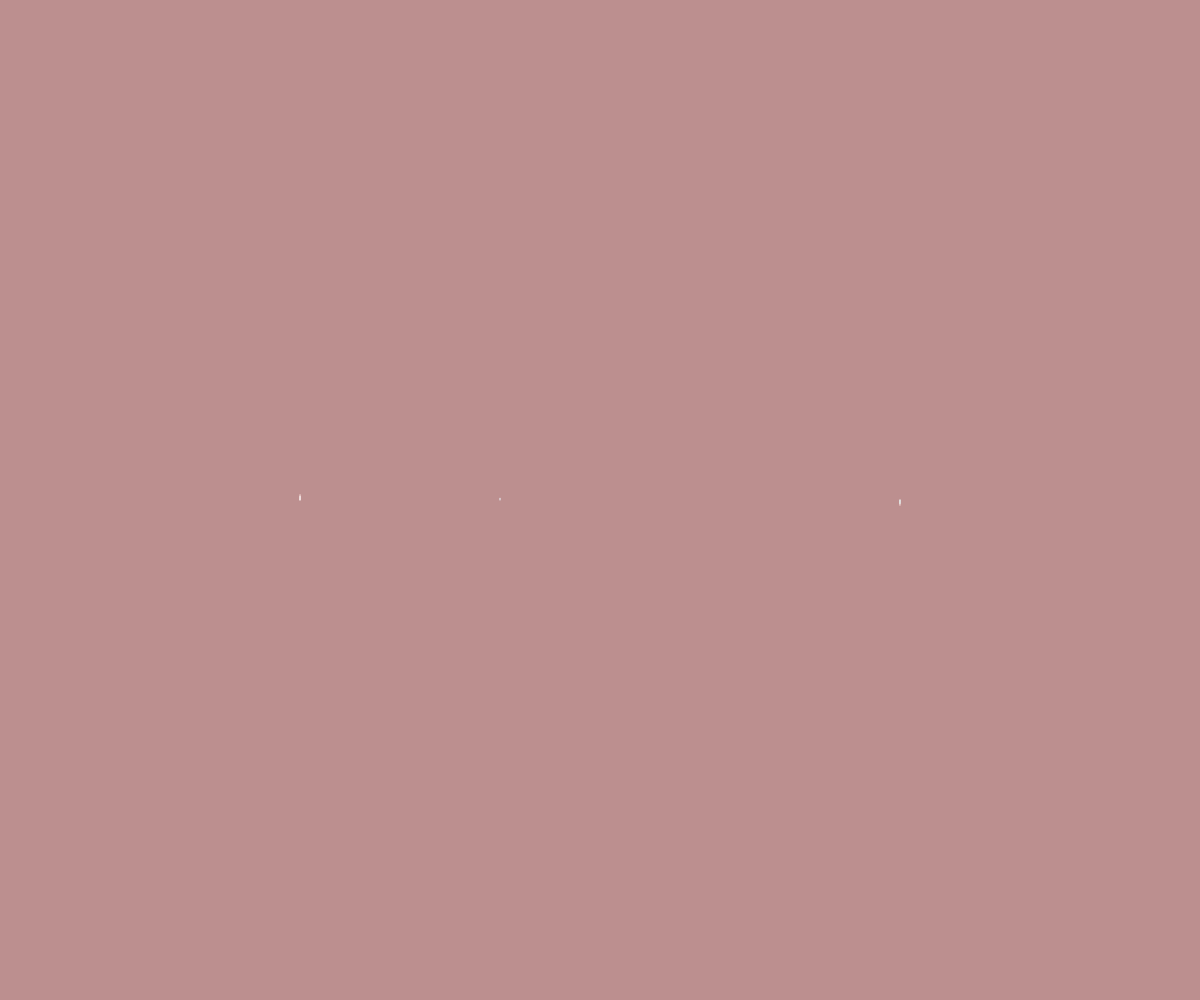
Frame 1 (no input)
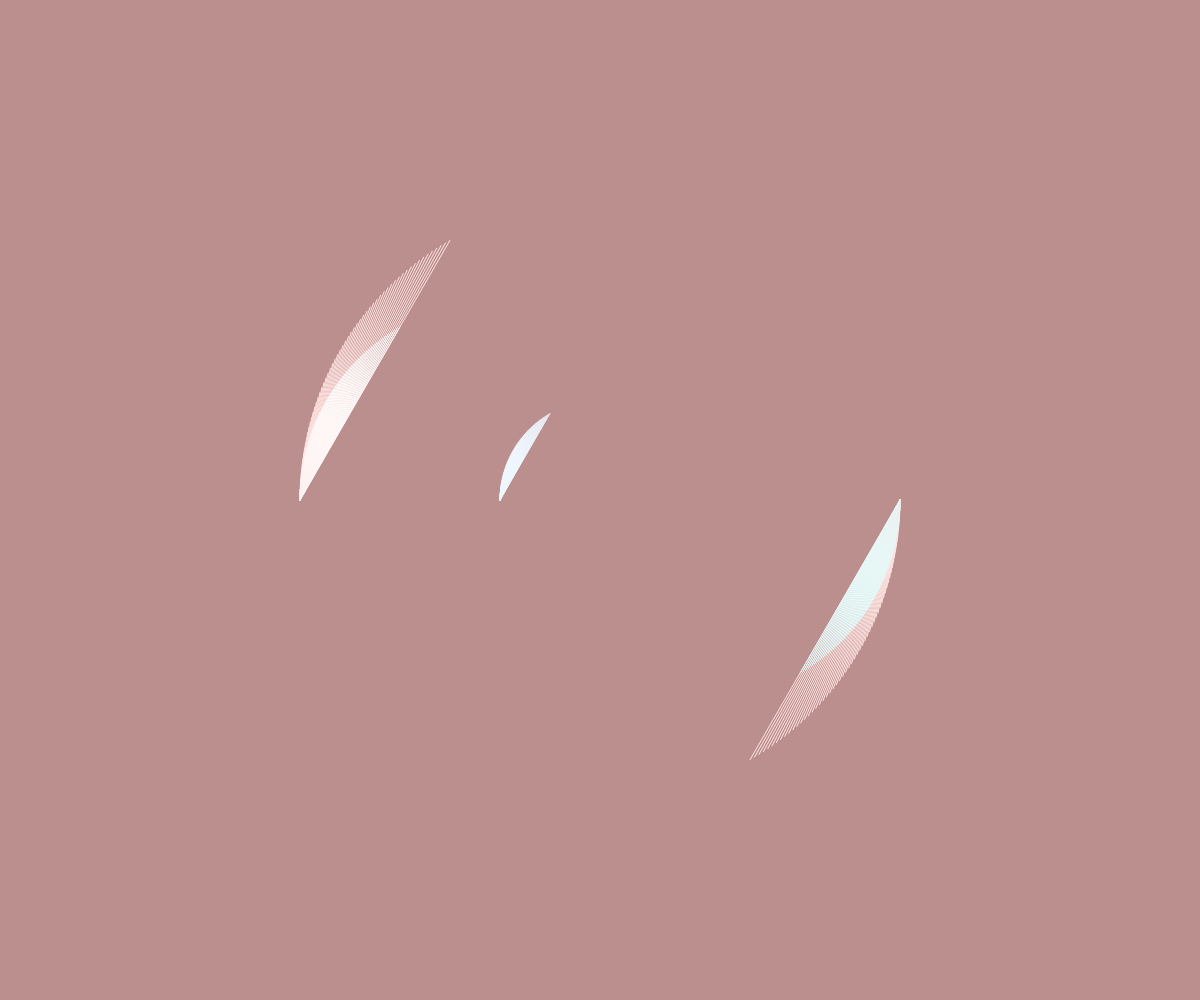
Frame 60 (no input)
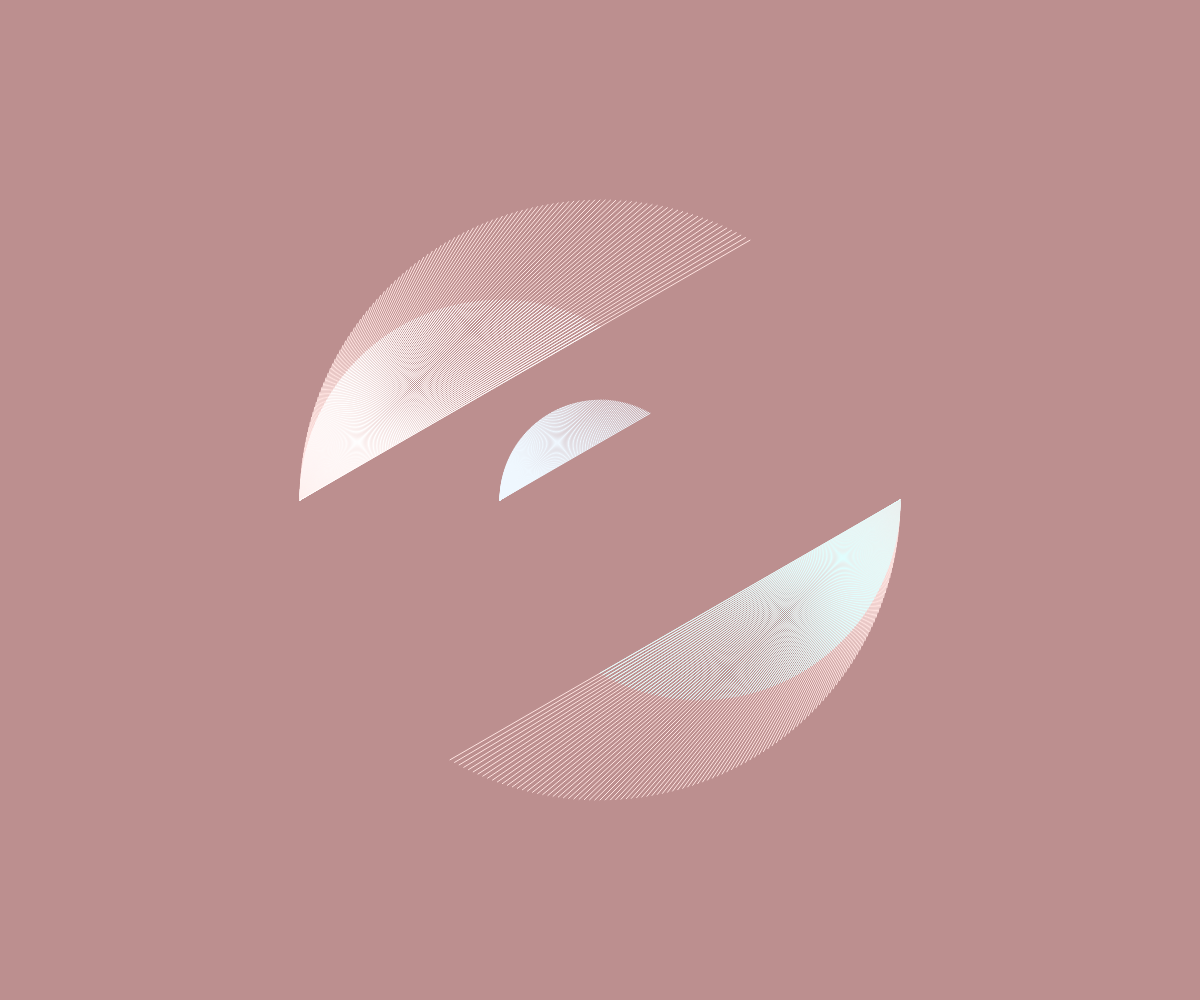
Frame 120 (the mouse pressed at the canvas centre since frame 60)

The p5.js sketch that drew these frames (run headless with seeded random() and noise() and a simulated clock; from frame 60 on, the mouse is pressed at the canvas centre):

// p5.js sketch
// ── sketch.js
function preload(){
  // put preload code here
}

function setup() {
  createCanvas(windowWidth,windowHeight);
  angleMode(DEGREES);
  background("rosybrown");
  frameRate(60);
  }

function draw() {
  noFill();

  stroke(
      color("mistyrose"),
      frameCount/360
    );

  translate(windowWidth/2,windowHeight/2);
  line(cos(frameCount)*300, sin(frameCount)*300, 300, 0);

  rotate(180)
  line(cos(frameCount)*300, sin(frameCount)*300, 300, 0);

  stroke(
      color("lavander"),
      frameCount/360
  );
  translate(100,0);
  line(cos(frameCount)*200, sin(frameCount)*200, 200, 0);


  stroke(
      color("lightcyan"),
      frameCount/360
  );
  translate(-200,0);
  rotate(180)
  line(cos(frameCount)*200, sin(frameCount)*200, 200, 0);

  stroke(
      color("aliceblue"),
      frameCount/360
  );
  translate(-100,0);
  rotate(180)
  line(cos(frameCount)*100, sin(frameCount)*100, 100, 0);


  if(frameCount == 360) {
    noLoop();
  }
}
